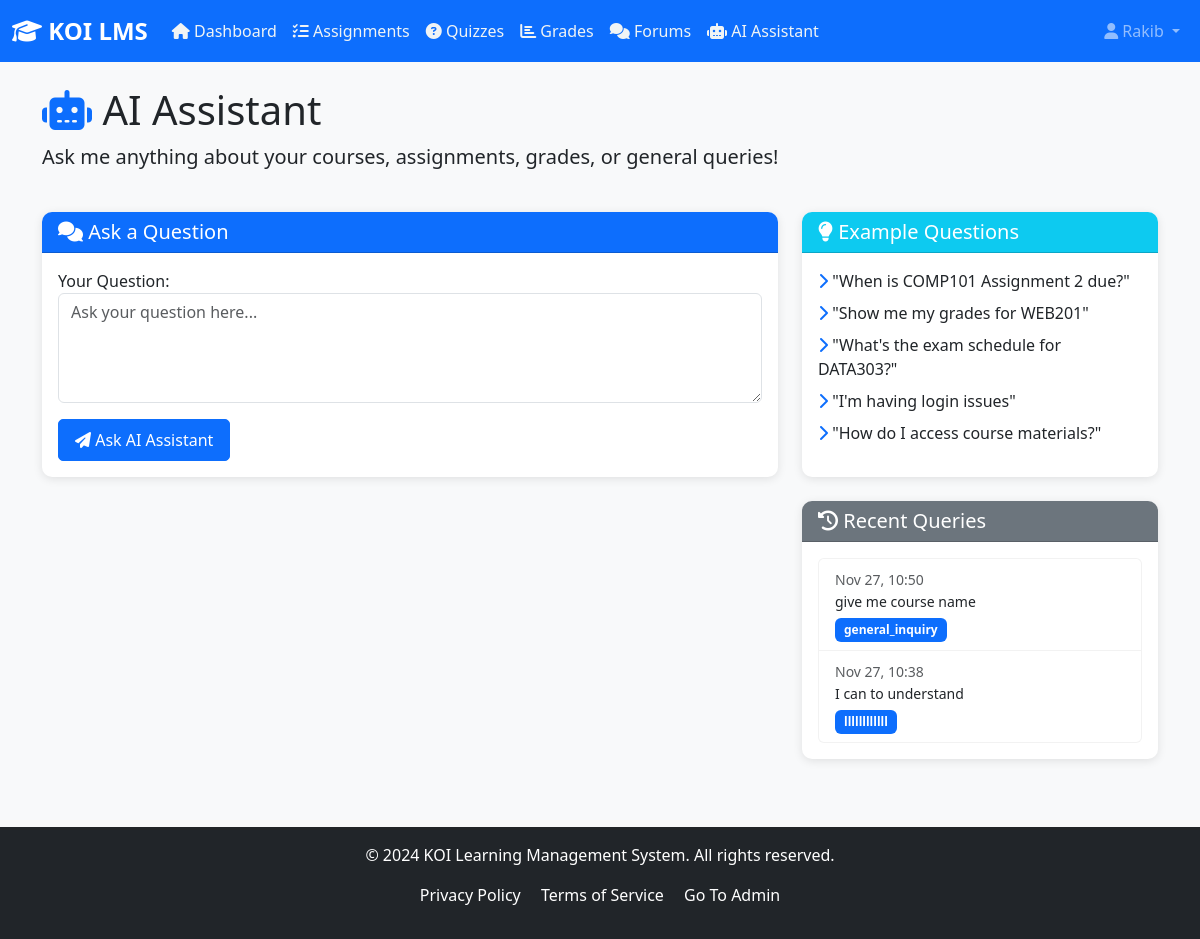
Page /ai-query/ (signed in) on the committed database.
### lms_core/models.py (models this page shows, shortened)
class Query(models.Model):
    query_id = models.CharField(max_length=20, unique=True)
    student = models.ForeignKey(Student, on_delete=models.CASCADE, related_name='queries', null=True, blank=True)
    query_text = models.TextField()
    intent = models.CharField(max_length=50)
    timestamp = models.DateTimeField(default=timezone.now)
    status = models.CharField(max_length=20, default='Pending')
    priority = models.CharField(max_length=20, default='Medium')
    response_text = models.TextField(blank=True)
    class Meta:
        ordering = ['-timestamp']
        verbose_name_plural = 'Queries'

### lms_core/views.py (the view)
# urls.py: path('ai-query/', views.ai_query_view, name='ai_query'),
@login_required
def ai_query_view(request):
    try:
        student = request.user.student_profile
    except:
        student = None
    if request.method == 'POST':
        form = QueryForm(request.POST)
        if form.is_valid():
            query_text = form.cleaned_data['query_text']
            ai_response = ai_engine.generate_response(query_text, student)
            query = Query.objects.create(
                query_id=f"Q{Query.objects.count() + 1:06d}",
                student=student,
                query_text=query_text,
                intent=ai_response['intent'],
                response_text=ai_response['response'],
                status='Resolved'
            )
            context = {
                'form': QueryForm(),
                'query': query_text,
                'response': ai_response['response'],
                'intent': ai_response['intent'],
                'confidence': ai_response.get('confidence', 0.5)
            }
            return render(request, 'lms_core/ai_query.html', context)
    else:
        form = QueryForm()
    recent_queries = Query.objects.filter(
        student=student
    ).order_by('-timestamp')[:10] if student else []
    context = {
        'form': form,
        'recent_queries': recent_queries
    }
    return render(request, 'lms_core/ai_query.html', context)

### lms_core/forms.py
class QueryForm(forms.Form):
    query_text = forms.CharField(
        widget=forms.Textarea(attrs={
            'rows': 4,
            'placeholder': 'Ask your question here...',
            'class': 'form-control'
        }),
        label='Your Question'
    )

### lms_core/templates/lms_core/ai_query.html (shortened to what this page needs)
{% extends 'lms_core/base.html' %}
{% block content %}
<div class="row mb-4">
    <div class="col-12">
        <h1><i class="fas fa-robot text-primary"></i> AI Assistant</h1>
        <p class="lead">Ask me anything about your courses, assignments, grades, or general queries!</p>
    </div>
</div>
<div class="row">
    <div class="col-lg-8">
        <div class="card mb-4">
            <div class="card-header bg-primary text-white">
                <h5 class="mb-0"><i class="fas fa-comments"></i> Ask a Question</h5>
            </div>
            <div class="card-body">
                <form method="post">
                    {{ form.as_p }}
                    <button type="submit" class="btn btn-primary">
                        <i class="fas fa-paper-plane"></i> Ask AI Assistant
                    </button>
                </form>
            </div>
        </div>
    </div>
    <div class="col-lg-4">
        <div class="card mb-4">
            <div class="card-header bg-info text-white">
                <h5 class="mb-0"><i class="fas fa-lightbulb"></i> Example Questions</h5>
            </div>
            <div class="card-body">
                <ul class="list-unstyled">
                    <li class="mb-2">
                        <i class="fas fa-chevron-right text-primary"></i>
                        "When is COMP101 Assignment 2 due?"
                    </li>
                    <li class="mb-2">
                        <i class="fas fa-chevron-right text-primary"></i>
                        "Show me my grades for WEB201"
                    </li>
                    <li class="mb-2">
                        <i class="fas fa-chevron-right text-primary"></i>
                        "What's the exam schedule for DATA303?"
                    </li>
                    <li class="mb-2">
                        <i class="fas fa-chevron-right text-primary"></i>
                        "I'm having login issues"
                    </li>
                    <li class="mb-2">
                        <i class="fas fa-chevron-right text-primary"></i>
                        "How do I access course materials?"
                    </li>
                </ul>
            </div>
        </div>
        {% if recent_queries %}
        <div class="card">
            <div class="card-header bg-secondary text-white">
                <h5 class="mb-0"><i class="fas fa-history"></i> Recent Queries</h5>
            </div>
            <div class="card-body">
                <div class="list-group">
                    {% for q in recent_queries %}
                    <div class="list-group-item">
                        <small class="text-muted">{{ q.timestamp|date:"M d, H:i" }}</small>
                        <p class="mb-1 small">{{ q.query_text|truncatewords:10 }}</p>
                        <span class="badge bg-primary">{{ q.intent }}</span>
                    </div>
                    {% endfor %}
                </div>
            </div>
        </div>
        {% endif %}
    </div>
</div>
{% endblock %}

### lms_core/templates/lms_core/base.html (shortened to what this page needs)
<!DOCTYPE html>
<html lang="en">
<head>
    <link href="https://cdn.jsdelivr.net/npm/bootstrap@5.3.0/dist/css/bootstrap.min.css" rel="stylesheet">
    <link rel="stylesheet" href="https://cdnjs.cloudflare.com/ajax/libs/font-awesome/6.4.0/css/all.min.css">
    {% load static %}
    <link rel="stylesheet" href="{% static 'lms_core/css/style.css' %}">
</head>
<body>
    <nav class="navbar navbar-expand-lg navbar-dark bg-primary">
        <div class="container-fluid">
            <a class="navbar-brand" href="{% url 'dashboard' %}">
                <i class="fas fa-graduation-cap"></i> KOI LMS
            </a>
            <div class="collapse navbar-collapse" id="navbarNav">
                {% if user.is_authenticated %}
                <ul class="navbar-nav me-auto">
                    <li class="nav-item">
                        <a class="nav-link" href="{% url 'dashboard' %}" style="color: #f0f4f5;">
    <i class="fas fa-home"></i> Dashboard
</a>
                    </li>
                    <li class="nav-item">
                        <a class="nav-link" href="{% url 'assignments' %}" style="color: #f0f4f5;">
                            <i class="fas fa-tasks"></i> Assignments
                        </a>
                    </li>
                    <li class="nav-item">
                        <a class="nav-link" href="{% url 'quizzes' %}" style="color: #f0f4f5;">
                            <i class="fas fa-question-circle"></i> Quizzes
                        </a>
                    </li>
                    <li class="nav-item">
                        <a class="nav-link" href="{% url 'grades' %}" style="color: #f0f4f5;">
                            <i class="fas fa-chart-bar"></i> Grades
                        </a>
                    </li>
                    <li class="nav-item">
                        <a class="nav-link" href="{% url 'forums' %}" style="color: #f0f4f5;">
                            <i class="fas fa-comments"></i> Forums
                        </a>
                    </li>
                    <li class="nav-item">
                        <a class="nav-link" href="{% url 'ai_query' %}" style="color: #f0f4f5;">
                            <i class="fas fa-robot"></i> AI Assistant
                        </a>
                    </li>
                </ul>
                <ul class="navbar-nav">
                    <li class="nav-item dropdown">
                        <a class="nav-link dropdown-toggle" href="#" id="userDropdown" role="button" data-bs-toggle="dropdown">
                            <i class="fas fa-user"></i> {{ user.username }}
                        </a>
                    </li>
                </ul>
                {% endif %}
            </div>
        </div>
    </nav>
    <main class="container my-4">
        {% block content %}{% endblock %}
    </main>
    <footer class="bg-dark text-white text-center py-3 mt-5">
        <div class="container">
            <p>&copy; 2024 KOI Learning Management System. All rights reserved.</p>
            <p>
                <a href="#" class="text-white me-3">Privacy Policy</a>
                <a href="#" class="text-white me-3">Terms of Service</a>
                <a href="{% url 'teacher_signup' %}" class="text-white">Go To Admin</a>
            </p>
        </div>
    </footer>
    {% load static %}
</body>
</html>

### lms_core/static/lms_core/css/style.css (style rules this page uses)
:root { --primary-color: #0d6efd; --secondary-color: #6c757d; --success-color: #198754; --info-color: #0dcaf0; --warning-color: #ffc107; --danger-color: #dc3545; }
body { font-family: 'Segoe UI', Tahoma, Geneva, Verdana, sans-serif; background-color: #f8f9fa; }
.navbar-brand { font-weight: bold; font-size: 1.5rem; }
.card { border: none; border-radius: 10px; box-shadow: 0 2px 10px rgba(0,0,0,0.1); margin-bottom: 20px; }
.card-header { border-radius: 10px 10px 0 0 !important; font-weight: 600; }
.list-group-item { border: 1px solid rgba(0,0,0,0.05); }
.badge { padding: 0.5em 0.75em; }
.btn { border-radius: 5px; padding: 0.5rem 1rem; }
footer { margin-top: 50px; }
footer a { text-decoration: none; }

### rows in the picture
Query: timestamp "Nov 27, 10:50", query_text "give me course name", intent "general_inquiry"
Query: timestamp "Nov 27, 10:38", query_text "I can to understand", intent "llllllllllll"

### other values in the picture
{{ user.username }} "Rakib"
